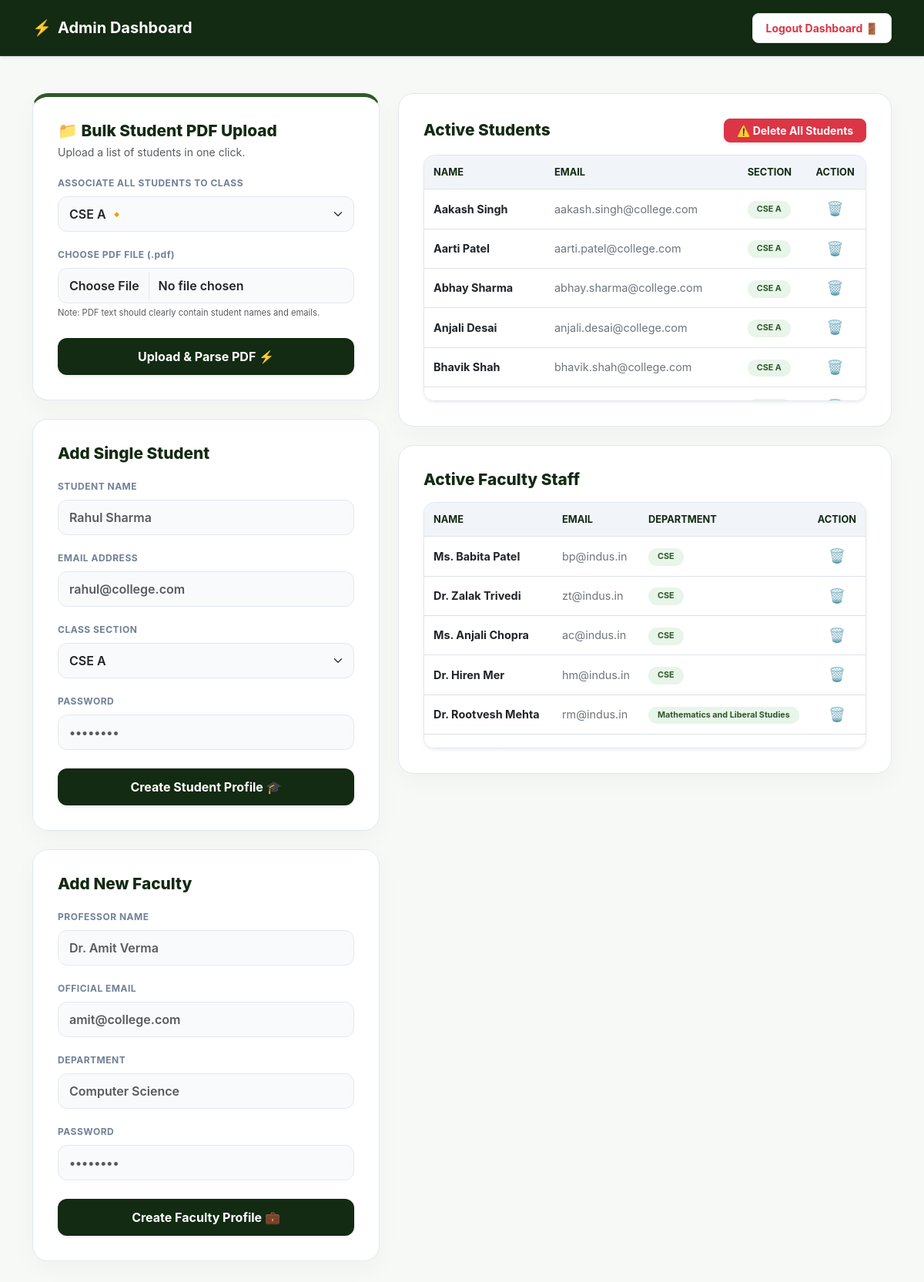
Page /admin_dashboard (signed in) on the committed database.
### tables this page shows
CREATE TABLE students 
                      (id INTEGER PRIMARY KEY AUTOINCREMENT, name TEXT, email TEXT, class_name TEXT);

CREATE TABLE faculty 
                      (id INTEGER PRIMARY KEY AUTOINCREMENT, name TEXT, email TEXT, department TEXT);

### app.py (the view, shortened to what this page needs)
@app.route('/admin_dashboard', methods=['GET', 'POST'])
def admin_dashboard():
    if 'role' not in session or session['role'] != 'admin':
        return redirect(url_for('login', role='student'))
    conn = sqlite3.connect('college_erp_final.db')
    cursor = conn.cursor()
    cursor.execute("SELECT * FROM students")
    students = cursor.fetchall()
    cursor.execute("SELECT * FROM faculty")
    faculties = cursor.fetchall()
    conn.close()
    return render_template('admin_dashboard.html', students=students, faculties=faculties)

### templates/admin_dashboard.html (shortened to what this page needs)
<!DOCTYPE html>
<html lang="en">
<head>
    <link href="https://cdn.jsdelivr.net/npm/bootstrap@5.3.0/dist/css/bootstrap.min.css" rel="stylesheet">
</head>
<body>
    <nav class="navbar navbar-dark navbar-custom sticky-top py-3 shadow-sm">
        <div class="container">
            <span class="navbar-brand d-flex align-items-center gap-2 fw-bold">
                <span>⚡</span> Admin Dashboard
            </span>
            <a href="/logout" class="btn btn-sm fw-bold rounded-3 px-3 py-2 text-danger border bg-white shadow-sm">
                Logout Dashboard 🚪
            </a>
        </div>
    </nav>
    <div class="container my-5">
        <div class="row g-4">
            <div class="col-lg-5">
                <div class="card card-custom mb-4" style="border-top: 5px solid var(--primary-mid);">
                    <h4 class="section-title mb-1">📁 Bulk Student PDF Upload</h4>
                    <p class="text-muted small mb-3">Upload a list of students in one click.</p>
                    <form id="bulkStudentForm" method="POST">
                        <div class="mb-3">
                            <label class="form-label">ASSOCIATE ALL STUDENTS TO CLASS</label>
                            <select name="class_name" class="form-select" required>
                                <option value="CSE A">CSE A 🔸</option>
                            </select>
                        </div>
                        <div class="mb-4">
                            <label class="form-label">CHOOSE PDF FILE (.pdf)</label>
                            <input type="file" id="pdfFileInput" class="form-control" accept=".pdf" required>
                            <span class="text-muted d-block mt-1" style="font-size: 0.7rem;">Note: PDF text should clearly contain student names and emails.</span>
                        </div>
                        <button type="submit" id="uploadBtn" class="btn btn-green w-100 shadow-sm">Upload & Parse PDF ⚡</button>
                    </form>
                </div>
                <div class="card card-custom mb-4">
                    <h4 class="section-title mb-3">Add Single Student</h4>
                    <form method="POST">
                        <div class="mb-3">
                            <label class="form-label">STUDENT NAME</label>
                            <input type="text" name="name" class="form-control" placeholder="Rahul Sharma" required>
                        </div>
                        <div class="mb-3">
                            <label class="form-label">EMAIL ADDRESS</label>
                            <input type="email" name="email" class="form-control" placeholder="rahul@college.com" required>
                        </div>
                        <div class="mb-3">
                            <label class="form-label">CLASS SECTION</label>
                            <select name="class_name" class="form-select" required>
                                <option value="CSE A">CSE A</option>
                            </select>
                        </div>
                        <div class="mb-4">
                            <label class="form-label">PASSWORD</label>
                            <input type="password" name="password" class="form-control" placeholder="••••••••" required>
                        </div>
                        <button type="submit" class="btn btn-green w-100 shadow-sm">Create Student Profile 🎓</button>
                    </form>
                </div>
                <div class="card card-custom">
                    <h4 class="section-title mb-3">Add New Faculty</h4>
                    <form method="POST">
                        <div class="mb-3">
                            <label class="form-label">PROFESSOR NAME</label>
                            <input type="text" name="name" class="form-control" placeholder="Dr. Amit Verma" required>
                        </div>
                        <div class="mb-3">
                            <label class="form-label">OFFICIAL EMAIL</label>
                            <input type="email" name="email" class="form-control" placeholder="amit@college.com" required>
                        </div>
                        <div class="mb-3">
                            <label class="form-label">DEPARTMENT</label>
                            <input type="text" name="department" class="form-control" placeholder="Computer Science" required>
                        </div>
                        <div class="mb-4">
                            <label class="form-label">PASSWORD</label>
                            <input type="password" name="password" class="form-control" placeholder="••••••••" required>
                        </div>
                        <button type="submit" class="btn btn-green w-100 shadow-sm">Create Faculty Profile 💼</button>
                    </form>
                </div>
            </div>
            <div class="col-lg-7">
                <div class="card card-custom mb-4">
                    <div class="d-flex justify-content-between align-items-center mb-3">
                        <h4 class="section-title mb-0">Active Students</h4>
                        {% if students %}
                        <form method="POST" action="/delete_all_students" onsubmit="return confirm('🚨 CRITICAL WARNING: Are you absolutely sure you want to delete ALL students permanently? This cannot be undone.');">
                            <button type="submit" class="btn btn-danger btn-sm fw-bold rounded-3 px-3 shadow-sm">⚠️ Delete All Students</button>
                        </form>
                        {% endif %}
                    </div>
                    <div class="table-container shadow-sm">
                        <table class="table align-middle">
                            <thead>
                                <tr>
                                    <th>Name</th>
                                    <th>Email</th>
                                    <th>Section</th>
                                    <th class="text-center">Action</th>
                                </tr>
                            </thead>
                            <tbody>
                                {% for std in students %}
                                <tr>
                                    <td class="fw-bold text-dark">{{ std[1] }}</td>
                                    <td class="text-secondary small">{{ std[2] }}</td>
                                    <td><span class="badge badge-green">{{ std[3] }}</span></td>
                                    <td class="text-center">
                                        <form method="POST" action="/delete_student/{{ std[0] }}" onsubmit="return confirm('Are you sure you want to delete this student?');" style="display:inline;">
                                            <button type="submit" class="btn-delete-icon" title="Delete Student">🗑️</button>
                                        </form>
                                    </td>
                                </tr>
                                {% else %}
                                <tr><td colspan="4" class="text-center text-muted py-3">No students registered yet.</td></tr>
                                {% endfor %}
                            </tbody>
                        </table>
                    </div>
                </div>
                <div class="card card-custom">
                    <h4 class="section-title mb-3">Active Faculty Staff</h4>
                    <div class="table-container shadow-sm">
                        <table class="table align-middle">
                            <thead>
                                <tr>
                                    <th>Name</th>
                                    <th>Email</th>
                                    <th>Department</th>
                                    <th class="text-center">Action</th>
                                </tr>
                            </thead>
                            <tbody>
                                {% for fac in faculties %}
                                <tr>
                                    <td class="fw-bold text-dark">{{ fac[1] }}</td>
                                    <td class="text-secondary small">{{ fac[2] }}</td>
                                    <td><span class="badge badge-green">{{ fac[3] }}</span></td>
                                    <td class="text-center">
                                        <form method="POST" action="/delete_faculty/{{ fac[0] }}" onsubmit="return confirm('Are you sure you want to delete this faculty member?');" style="display:inline;">
                                            <button type="submit" class="btn-delete-icon" title="Delete Faculty">🗑️</button>
                                        </form>
                                    </td>
                                </tr>
                                {% else %}
                                <tr><td colspan="4" class="text-center text-muted py-3">No faculty registered yet.</td></tr>
                                {% endfor %}
                            </tbody>
                        </table>
                    </div>
                </div>
            </div>
        </div>
    </div>
</body>
</html>

### templates/admin_dashboard.html (style rules this page uses)
:root { --primary-dark: #132a13; --primary-mid: #31572c; --primary-light: #4f772d; --bg-light: #f7f9f6; }
body { background-color: var(--bg-light); color: #2d3748; font-family: -apple-system, BlinkMacSystemFont, "Segoe UI", Roboto, Helvetica, Arial, sans-serif; }
.navbar-custom { background-color: var(--primary-dark); border-bottom: 1px solid rgba(255, 255, 255, 0.1); padding: 1rem 0; }
.card-custom { border: 1px solid #e2e8f0; box-shadow: 0 10px 30px rgba(19, 42, 19, 0.03); background: #ffffff; border-radius: 20px; padding: 2rem; }
.form-label { font-size: 0.75rem; font-weight: 700; color: #718096; letter-spacing: 0.5px; }
.form-control, .form-select { background-color: #f8fafc; border: 1px solid #e2e8f0; font-weight: 600; border-radius: 12px; padding: 10px 14px; }
.btn-green { background-color: var(--primary-dark); color: #ffffff; font-weight: 700; border: none; border-radius: 12px; padding: 12px; transition: all 0.2s; }
.table-container { max-height: 320px; overflow-y: auto; border-radius: 14px; border: 1px solid #e2e8f0; }
.table th { background-color: #f1f5f9 !important; color: var(--primary-dark) !important; font-weight: 700; font-size: 0.8rem; text-transform: uppercase; padding: 12px; }
.table td { padding: 12px; font-size: 0.9rem; }
.badge-green { background-color: #e8f5e9; color: var(--primary-mid); font-weight: 700; padding: 6px 12px; border-radius: 20px; }
.section-title { color: var(--primary-dark); font-weight: 800; font-size: 1.3rem; }
.btn-delete-icon { background: none; border: none; color: #dc3545; font-size: 1.1rem; transition: transform 0.2s; padding: 0; }

### rows in the picture
students: name "Aakash Singh", email "aakash.singh@college.com", class_name "CSE A"
students: name "Aarti Patel", email "aarti.patel@college.com", class_name "CSE A"
students: name "Abhay Sharma", email "abhay.sharma@college.com", class_name "CSE A"
students: name "Anjali Desai", email "anjali.desai@college.com", class_name "CSE A"
students: name "Bhavik Shah", email "bhavik.shah@college.com", class_name "CSE A"
faculty: name "Ms. Babita Patel", email "bp@indus.in", department "CSE"
faculty: name "Dr. Zalak Trivedi", email "zt@indus.in", department "CSE"
faculty: name "Ms. Anjali Chopra", email "ac@indus.in", department "CSE"
faculty: name "Dr. Hiren Mer", email "hm@indus.in", department "CSE"
faculty: name "Dr. Rootvesh Mehta", email "rm@indus.in", department "Mathematics and Liberal Studies"
